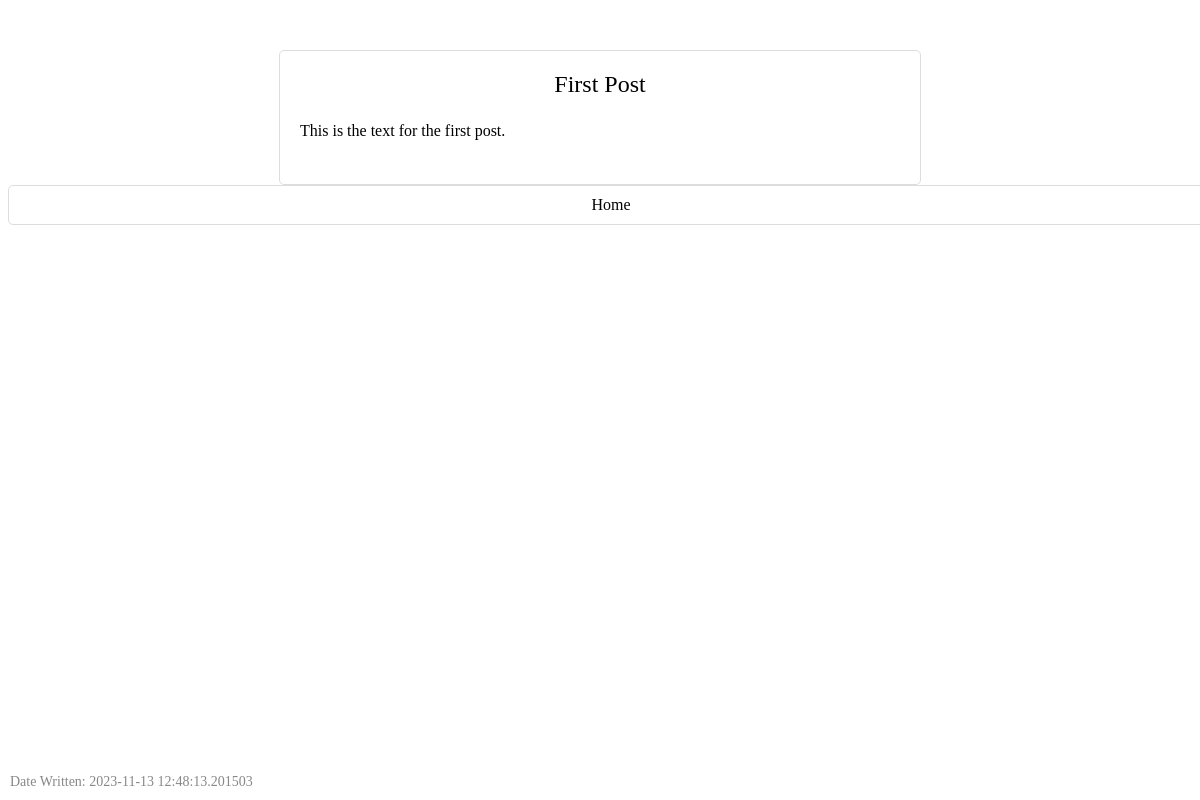
/Posts?id=1&title=First+Post, run on an earlier commit of the app's database.
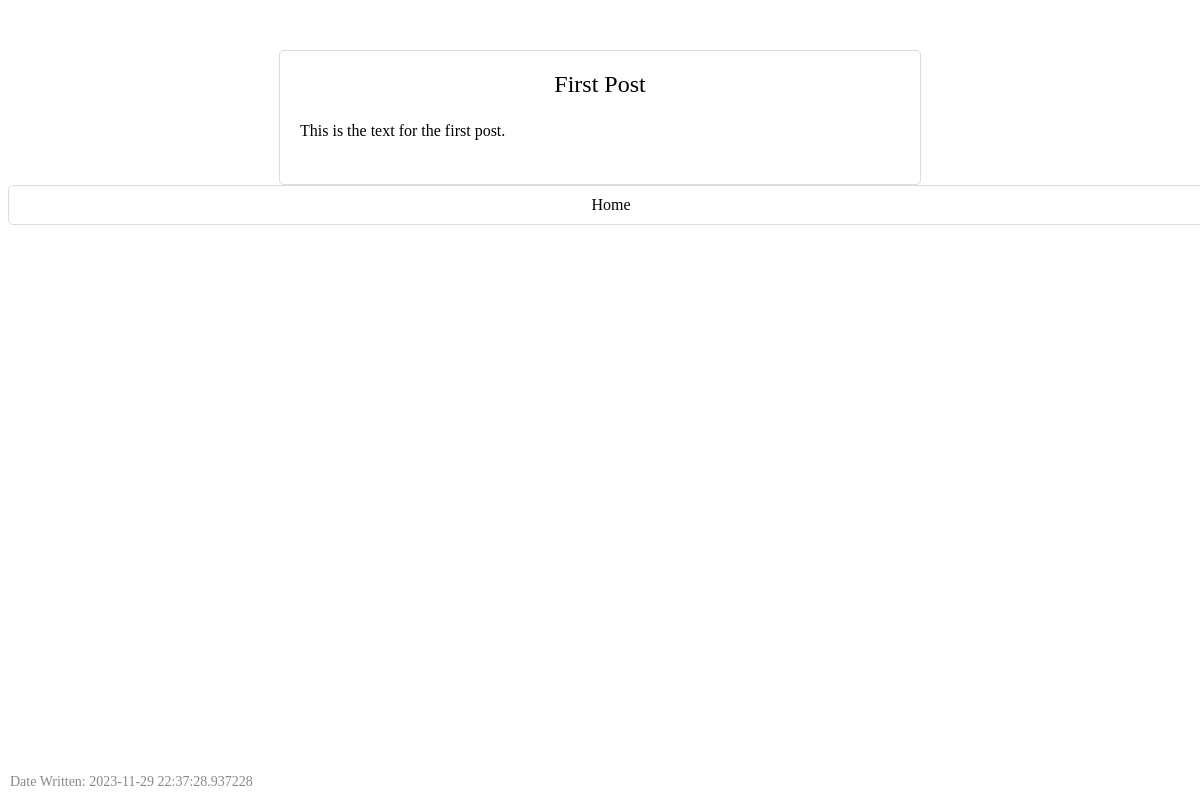
And on a later commit of the database.
### tables this page shows
CREATE TABLE posts (
             id INTEGER PRIMARY KEY,
             title TEXT NOT NULL,
             text TEXT NOT NULL,
             date TEXT NOT NULL
         );

### app.py (the view)
@app.route('/Posts', methods=['GET', 'POST'])
def all_posts():
    title = request.args.get('title')
    post_id = request.args.get('id')
    con = sqlite3.connect("Blog.db")
    curs = con.cursor()
    curs.execute("SELECT * FROM posts WHERE title=? AND id=?", (title, post_id))
    data = curs.fetchone()
    con.close()
    return render_template('Posts.html', data=data)

### templates/Posts.html (shortened to what this page needs)
<!DOCTYPE html>
<html>
<head>
</head>
<body>
    <div class="post">
        <div class="title">{{ data[1] |safe }}</div>
        <div class="text">{{ data[2] | safe }}</div>
        <div class="date">Date Written: {{ data[3] }}</div>
    </div>
        <a class="back-btn" href="{{ url_for('home') }}">Home</a>
</body>
</html>

### templates/Posts.html (style rules this page uses)
.post { max-width: 600px; margin: auto; padding: 20px; border: 1px solid #ddd; border-radius: 5px; margin-top: 50px; }
.title { text-align: center; font-size: 24px; margin-bottom: 20px; }
.text { font-size: 16px; line-height: 1.6; margin-bottom: 20px; }
.date { position: absolute; bottom: 10px; left: 10px; font-size: 14px; color: #888; }
.back-btn { width: 100%; padding: 10px; border-radius: 5px; border: 1px solid #ddd; background-color: white; color: black; font-size: 16px; cursor: pointer; text-align: center; text-decoration: none; display: block; }

What changed in the data, as far as the page shows it:
changed posts "First Post": date "2023-11-13 12:48:13.201503" → "2023-11-29 22:37:28.937228"
